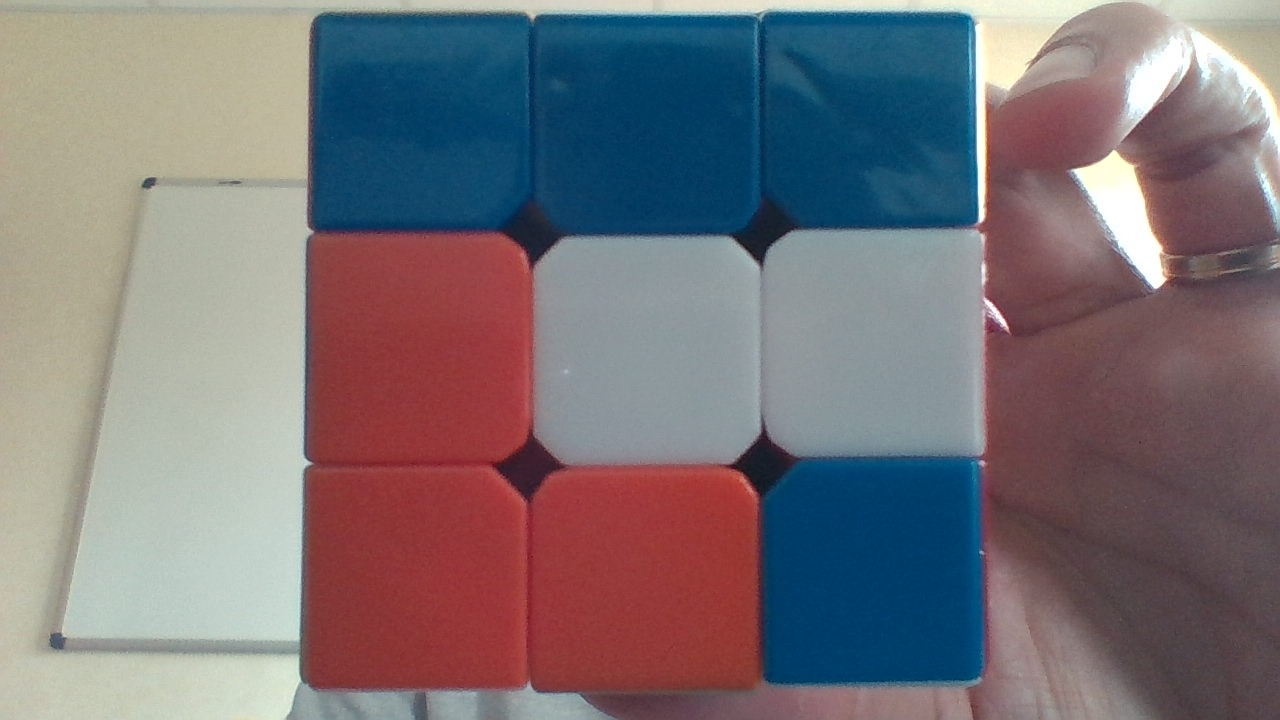
#> input picture squareDetection (1).jpg, 1280 x 720 px; its folder holds only this picture in this run
$ python test.py
#> lines starting #> are read from the running program, lines starting #| are printed output that depends on the picture
# import the necessary packages
import numpy as np
import logging
import argparse
import cv2
import glob, os

MAX_SIZE = 800  # taille maximale de l’image en pixels

# version BGR
'''
colors = dict(
    {
        "R": (60, 50, 105),
        "O": (60, 70, 170),
        "G": (50, 100, 70),
        "B": (100, 60, 0),
        "Y": (80, 120, 160),
        "W": (150, 150, 130)
    }
)
'''

# version HSV
colors = dict(
    {
        "R ": (170, 195, 100),
        "O1": (60, 160, 145),
        "O2": (7, 160, 150),
        "O3": (170, 170, 170),
        "O4": (1, 160, 170),
        "O5": (22, 165, 140),
        "Y1": (15, 150, 170),
        "Y2": (15, 156, 154),
        "G ": (70, 120, 100),
        "B ": (100, 240, 100),
        "W ": (100, 25, 150)
    }
)

# logging.basicConfig(level=logging.DEBUG)

for file in glob.glob("square*.jpg"):
    # load the image
    image = cv2.imread(file)
#> image is the input picture: shape (720, 1280, 3); mean B, G, R 119.1, 114.5, 121
    logging.info("Résolution de l'image  {2}: '{0}x{1}'".format(image.shape[1], image.shape[0], file))

    # On vérifie si l'image est trop grande et si c'est le cas on calcule un ratio pour la réduire
    ratio = 1
    if image.shape[1] > MAX_SIZE or image.shape[0] > MAX_SIZE:
        if image.shape[1] / MAX_SIZE > image.shape[0] / MAX_SIZE:
            ratio = float(image.shape[1]) / MAX_SIZE
#> ratio = 1.6
        else:
            ratio = float(image.shape[0]) / MAX_SIZE

    ## Si l'image est trop grande, on la retaille
    if ratio != 1:
        newsize = (int(image.shape[1] / ratio), int(image.shape[0] / ratio))
#> newsize = (800, 450)
        logging.info("Redimensionnement de l'image en : {0}".format(newsize))
        image = cv2.resize(image, newsize)
#> image: shape (450, 800, 3)

    for numcolonne in range(3):
        for numligne in range(3):
            x1 = 230 + 150 * numligne
            y1 = 40 + 150 * numcolonne
            x2 = 280 + 150 * numligne
            y2 = 90 + 150 * numcolonne

            crop_img = image[y1:y2, x1:x2]

            crop_img = cv2.cvtColor(crop_img, cv2.COLOR_BGR2HSV)

            average_color_per_row = np.average(crop_img, axis=0)
            average_color = np.average(average_color_per_row, axis=0)

            # initialize the minimum distance found thus far
            minDist = 255 + 255 + 255
            couleur = None

            # loop over the known color values
            for nom, brg in colors.items():

                # compute euclidian distance
                d = abs(brg[0] - average_color[0]) + abs(brg[1] - average_color[1]) + abs(brg[2] - average_color[2])

                # if the distance is smaller than the current distance,
                # then update the bookkeeping variable
                if d < minDist:
                    minDist = d
                    couleur = nom

            if numligne == 2 :
                print(couleur[0])
            else:
                print(couleur[0] + '|', end='')
            #print(average_color, "-->", couleur)

            # un petit carré vert
            cv2.rectangle(image, (x1 - 1, y1 - 1), (x2 + 1, y2 + 1), (0, 255, 0), 1)
#> crop_img: shape (50, 50, 3); mean H, S, V 103, 254.4, 105.6
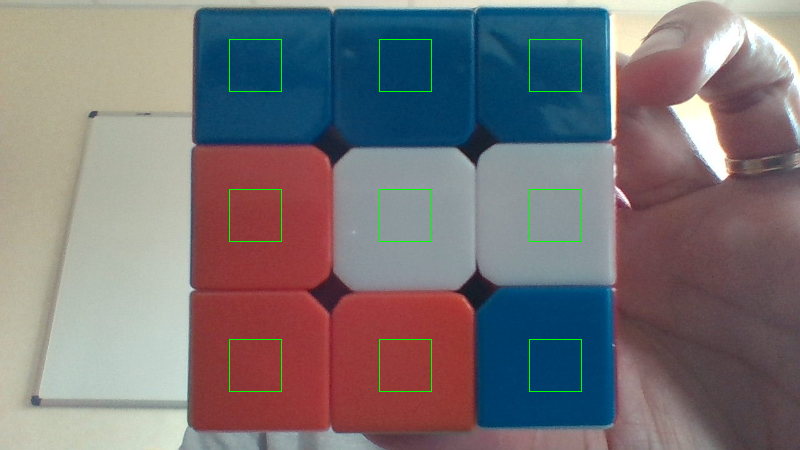
#> image: shape (450, 800, 3); mean B, G, R 118.5, 115.4, 120.5

    print()

    cv2.imshow("images", image)
    cv2.waitKey(0)

$ run again, on squareDetection (5).jpg
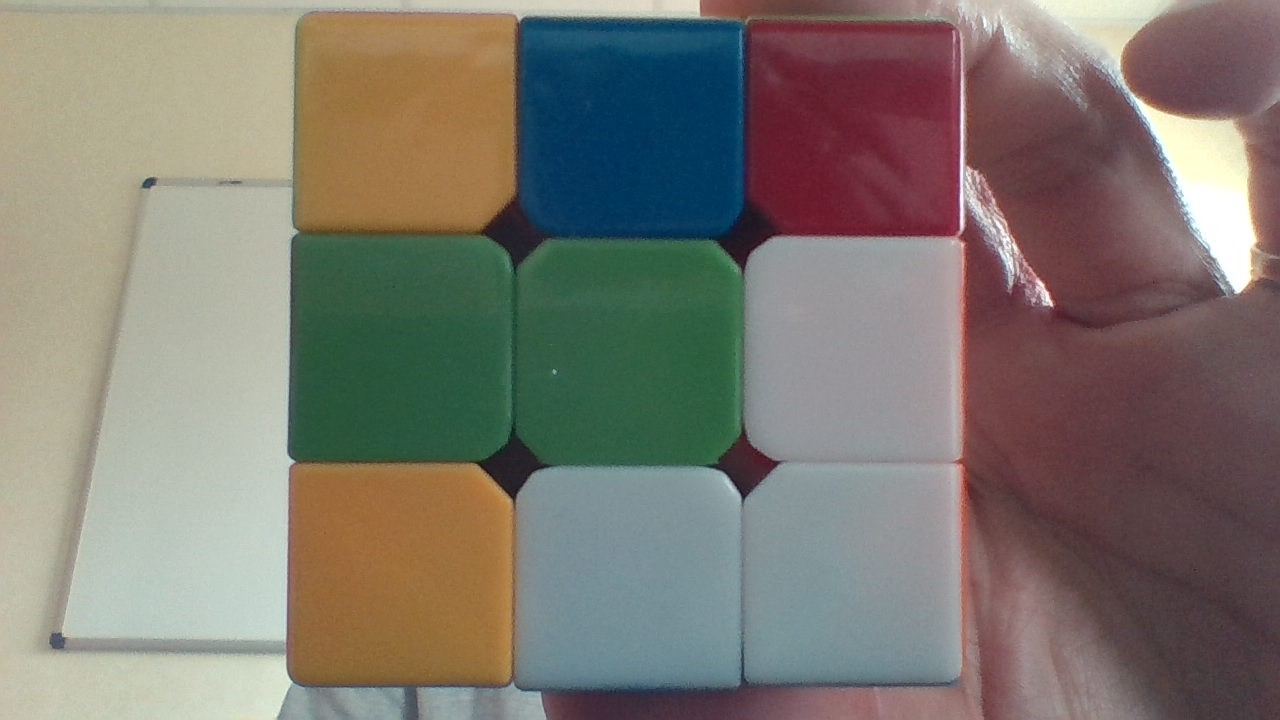
#> input picture squareDetection (5).jpg, 1280 x 720 px
#> image is the input picture: shape (720, 1280, 3); mean B, G, R 111.8, 120.4, 125.8
#> after the loop `for numcolonne in range(3):`:
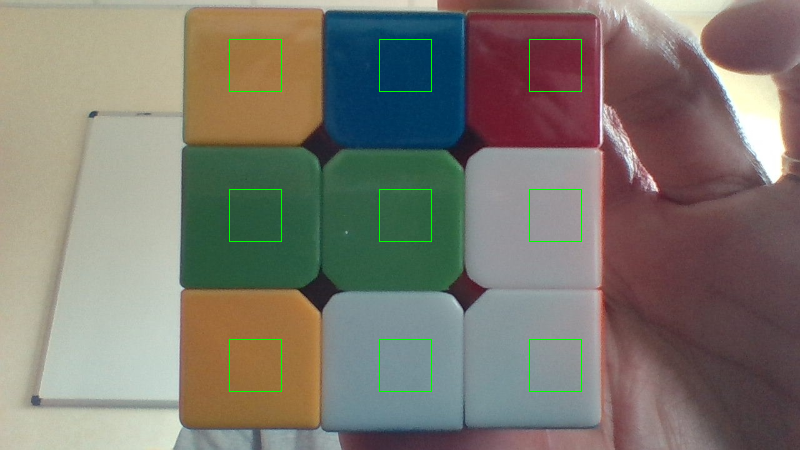
#> image: shape (450, 800, 3); mean B, G, R 111.2, 121.1, 125.2

$ run again, on squareDetection (6).jpg
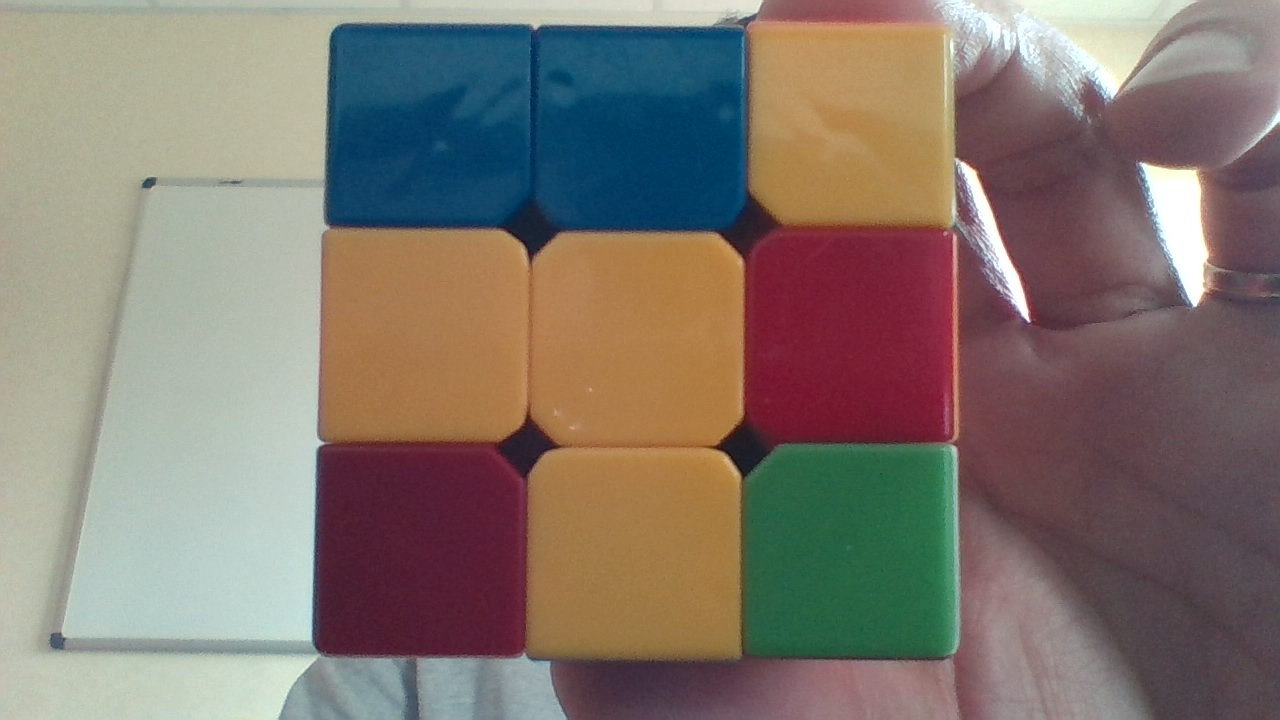
#> input picture squareDetection (6).jpg, 1280 x 720 px
#> image is the input picture: shape (720, 1280, 3); mean B, G, R 110.4, 118.9, 130.1
#> after the loop `for numcolonne in range(3):`:
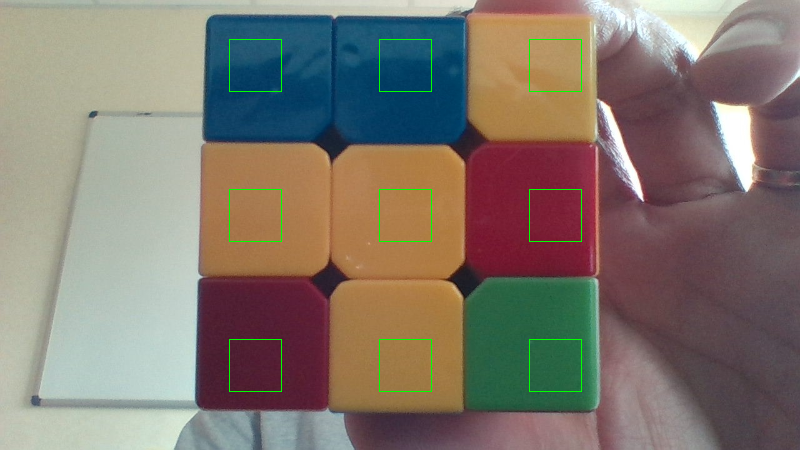
#> image: shape (450, 800, 3); mean B, G, R 109.9, 119.7, 129.5

$ run again, on squareDetection (2).jpg
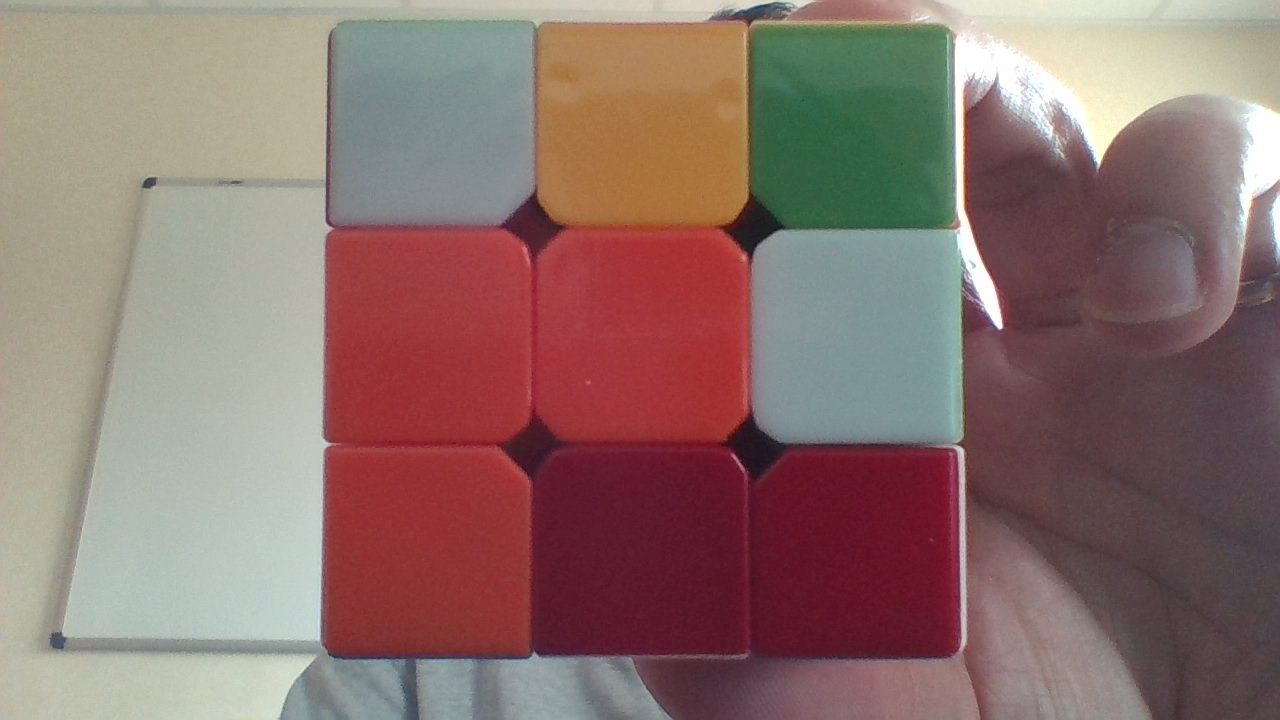
#> input picture squareDetection (2).jpg, 1280 x 720 px
#> image is the input picture: shape (720, 1280, 3); mean B, G, R 109, 114, 140.1
#> after the loop `for numcolonne in range(3):`:
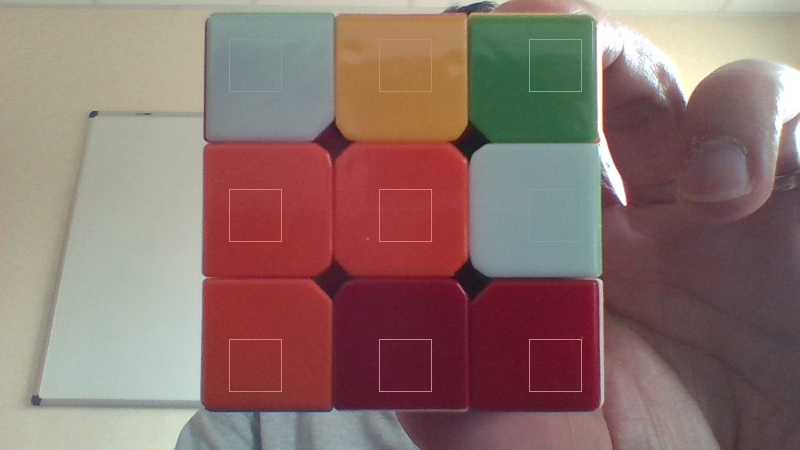
#> image: shape (450, 800, 3); mean B, G, R 108.6, 114.9, 139.4
